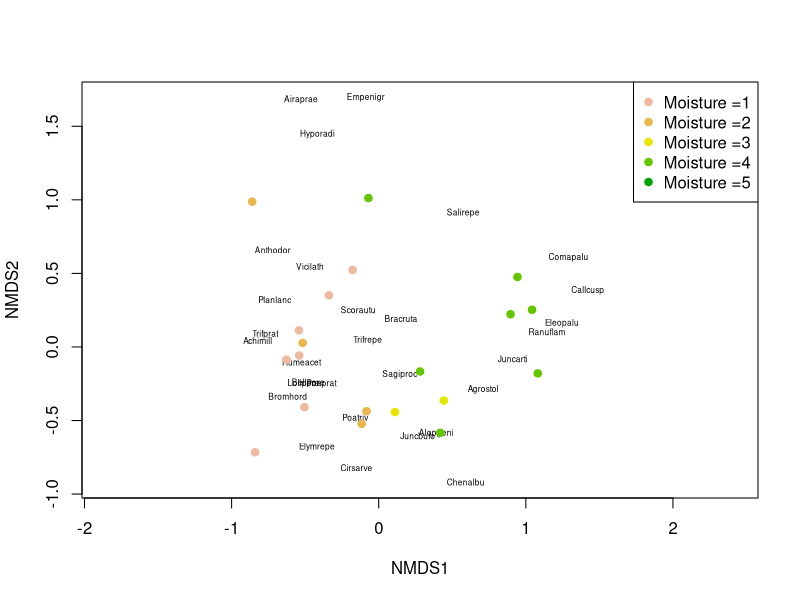
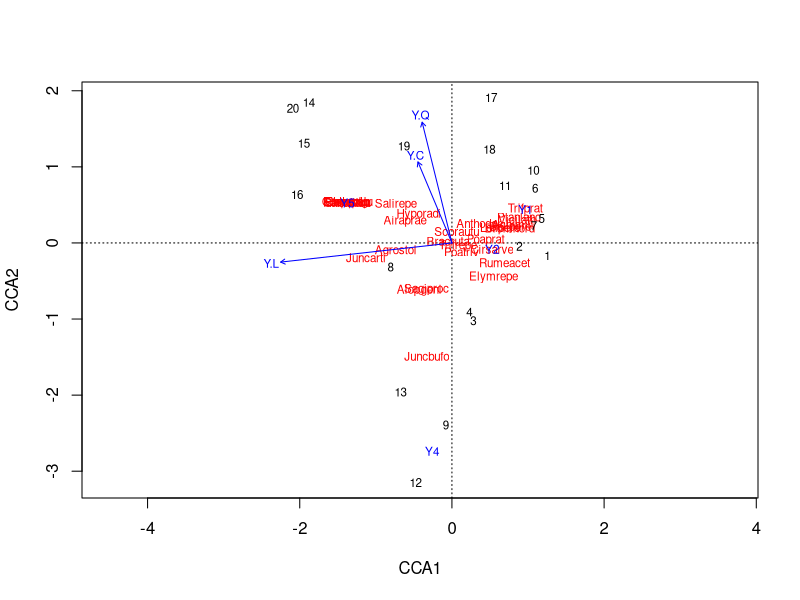
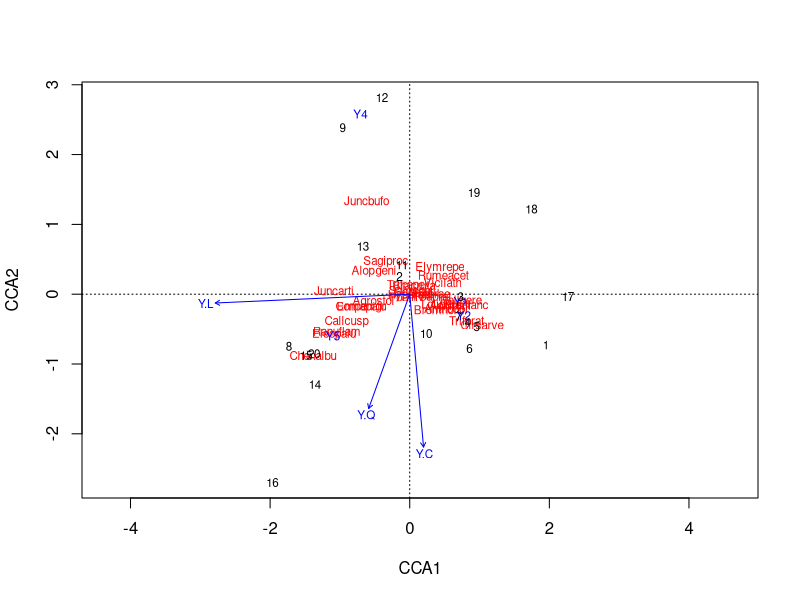
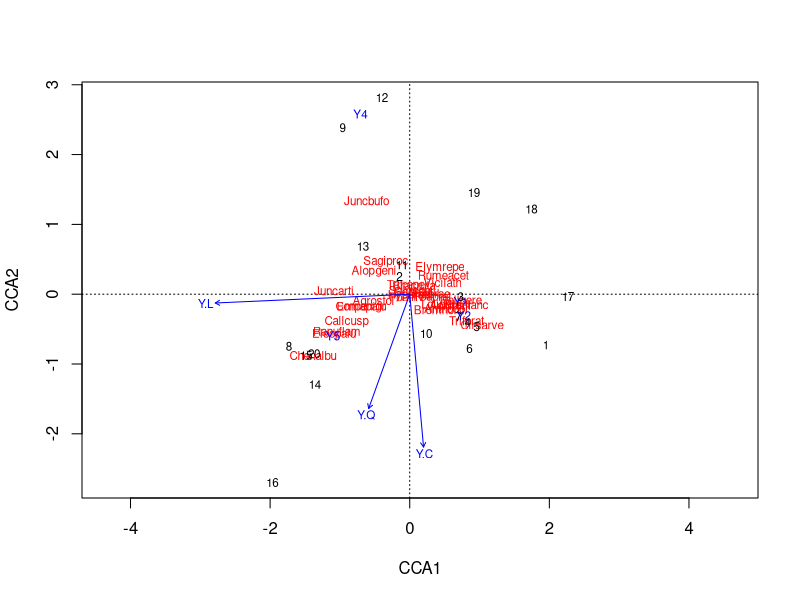

Reproduce these figures in R, in order.
## ---- chunk 1
knitr::opts_chunk$set(echo = TRUE)
## ---- chunk 2
install.packages("vegan") 
install.packages("dummies") 
## ---- chunk 3
library(vegan)
data(dune)
data(dune.env)
dune
## ---- chunk 4
dune_mds <- metaMDS(dune)
 plot(dune_mds, type='n')
 text(dune_mds, 'sp', cex=.5)
 # generate vector of colors 
 color_vect = rev(terrain.colors(6))[-1]
 points(dune_mds, 'sites', pch=19, 
        col=color_vect[dune.env$Moisture])
 legend('topright', paste("Moisture =", 1:5, sep=''), 
        col=color_vect, pch=19)
 #As we observed from the graph that the green dot species were to the right of the zero on the x-axis while if you observe the pink dots they are to the left of the zero on the x-axis. There is some spread of species relative to moisture in relation to the y-axis. This displays that there is a factor in moisture between these species due to the distribution between species. We can see that some species are find in areas with different mositure levels.
## ---- chunk 5
cca_dune = cca(dune ~ Moisture , data=dune.env)
cca_dune = cca(X = dune, Y = dune.env$Moisture)
RsquareAdj(cca_dune, 100)
## ---- chunk 6
plot(cca(X = dune, Y = dune.env$Moisture))
## ---- chunk 7
anova(cca(X = dune, Y = dune.env$Moisture))
#Mositure is very significant in terms of the species distribution in the data
## ---- chunk 8

cca_dune = cca(X = dune, Y = dune.env$Moisture, dune.env$Management,dune.env$Use, dune.env$Manure, dune.env$A1)
RsquareAdj(cca_dune, 100)
## ---- chunk 9
cca_Management = cca(X = dune, Y = dune.env$Management)
RsquareAdj(cca_Management, 100)

cca_Use = cca(X = dune, Y = dune.env$Use)
RsquareAdj(cca_Use, 100)

cca_Manure = cca(X = dune, Y = dune.env$Manure)
RsquareAdj(cca_Manure, 100)

cca_A1 = cca(X = dune, Y = dune.env$A1)
RsquareAdj(cca_A1, 100)
# Management, Manure, aND Moisture have highest r-squared values
## ---- chunk 10
plot(cca_dune)
#Using the CCA analysis, we can hypothesize that species(dots) to the the right and closer together mean that they are more alike.. so we can see that the light and dark greeen dots are to the right of the x-axis and closer together (except for one outlier) displaying that these species tend to be in areas of higher mositure while pink and orange dots that were closer together displaying that these species tend to be in areas of lower moisture and the yellow dots are somewhere in between... Given this information we can hypothesize that we would find similar species in depending on areas/levels of moisture
## ---- chunk 11
anova(cca(X = dune, Y = dune.env$A1))
anova(cca(X = dune, Y = dune.env$Management))
anova(cca(X = dune, Y = dune.env$Use))
anova(cca(X = dune, Y = dune.env$Manure))
#Manture, moisture, and A1 are all significant
## ---- chunk 12
anova(cca(X = dune, Y = dune.env$Moisture, dune.env$Management, dune.env$A1)) 
plot(cca(X = dune, Y = dune.env$Moisture, dune.env$Management, dune.env$A1))
## ---- chunk 13
cca_MAM = cca(X = dune, Y = dune.env$Moisture, dune.env$Management, dune.env$A1)
RsquareAdj(cca_MAM, 100)
